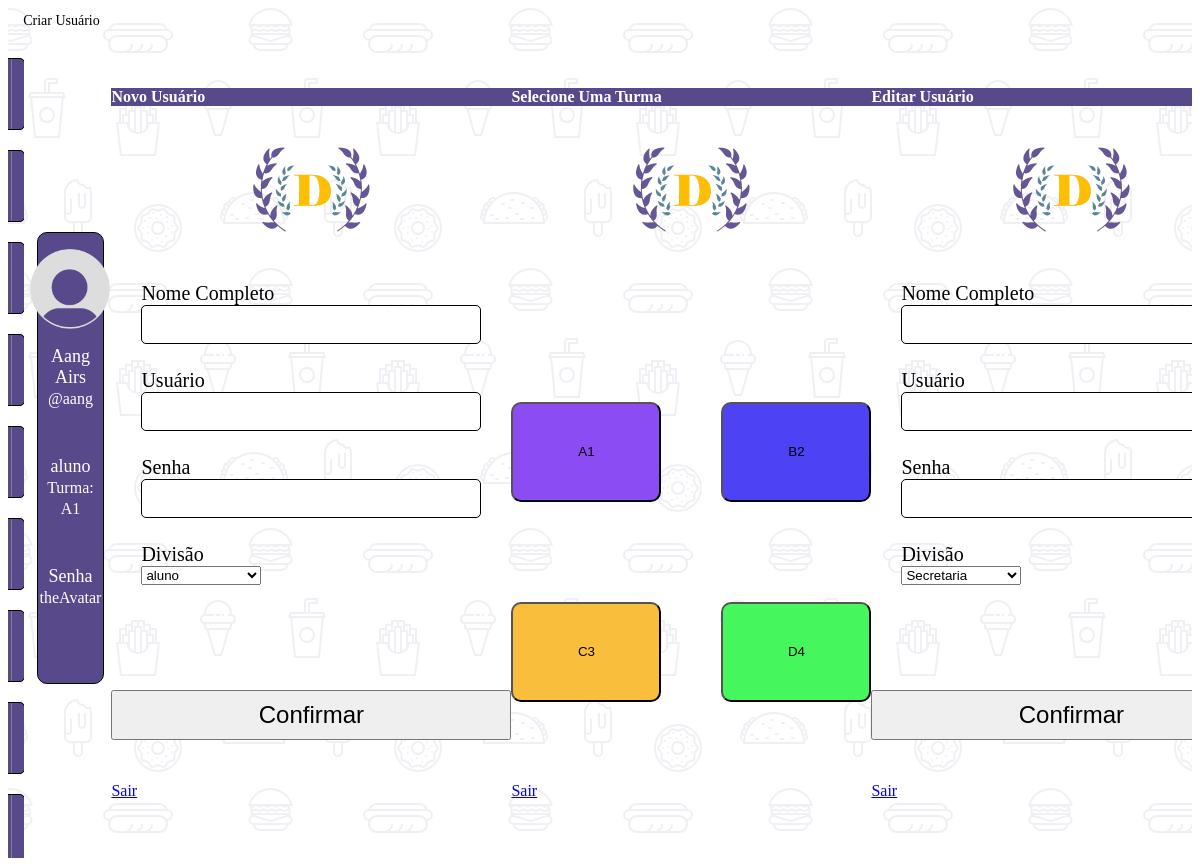
Screenshot of /secretaria/secretaria-listagem.php with the database file from the repository.
### tables this page shows
CREATE TABLE `tb_usuarios` (
  `usuario` varchar(30) NOT NULL,
  `senha` varchar(30) NOT NULL,
  `divisao` varchar(10) NOT NULL,
  `nome` varchar(60) NOT NULL
);

CREATE TABLE `tb_aluno` (
  `usuario` varchar(30) NOT NULL,
  `turma` char(2) NOT NULL
);

### secretaria/secretaria-listagem.php (the view, shortened to what this page needs)
<?php
  include "../database.php";
  if(isset($_GET['filter']) != '')
  {
    if ($_SESSION['filter'] == "usuario")
    {
      $_SESSION['filter'] = "nome";
      $filter = $_SESSION['filter'];
      header("Location: secretaria.php?pagina=secretaria-listagem");
    }
    else
    {
      $_SESSION['filter'] = "usuario";
      $filter = $_SESSION['filter'];
      header("Location: secretaria.php?pagina=secretaria-listagem");
    }
  }
  else
  {
    $filter = $_SESSION['filter'];
  }
  if(isset($_POST['search-user']) != '')
  {
    $search = "SELECT * FROM tb_usuarios WHERE $filter LIKE '{$_POST['search-user']}%' ORDER BY $filter ASC";
    $search_result = mysqli_query($conn, $search);
    $_SESSION['search-query'] = $_POST['search-user'];
  }
  else
  {
    if ($_SESSION['search-query'] == '')
    {
      $search = "SELECT * FROM tb_usuarios ORDER BY $filter ASC";
      $search_result = mysqli_query($conn, $search);
    }
    else
    {
      $search = "SELECT * FROM tb_usuarios WHERE $filter LIKE '{$_SESSION['search-query']}%' ORDER BY $filter ASC";
      $search_result = mysqli_query($conn, $search);
    }
  }
?>
<!DOCTYPE html>
<html lang="en">
<head>
  <link rel="stylesheet" href="styles/listagem.css">
</head>
<main>
  <div class="main-div">
    <div class="topside-div">
      <div class="buttons-div">
        <div class="button-create-div">
          <p>Criar Usuário</p>
          <a href='secretaria.php?pagina=secretaria-listagem&create=new_user'>
            <i class="fa-solid fa-user-plus"></i>
          </a>
        </div>
      </div>
    </div>
    <div class="bottomside-div">
      <div class="shard-div">
        <?php
          if (mysqli_num_rows($search_result) > 0)
          {
            while ($row = mysqli_fetch_assoc($search_result))
            {
              if ($row["divisao"] == "aluno")
              {
                $funcao_sql = "SELECT * FROM tb_aluno WHERE usuario = '{$row["usuario"]}'";
                $funcao_result = mysqli_query($conn, $funcao_sql);
                $funcao_row = mysqli_fetch_assoc($funcao_result);
                $string = "Turma: {$funcao_row["turma"]}";
              }
              else if ($row["divisao"] == "professor")
              {
                $funcao_sql = "SELECT * FROM tb_professor WHERE usuario = '{$row["usuario"]}'";
                $funcao_result = mysqli_query($conn, $funcao_sql);
                $funcao_row = mysqli_fetch_assoc($funcao_result);
                $string = "Especialização: {$funcao_row["especializacao"]}";
              }
              else
              {
                $funcao_sql = "SELECT * FROM tb_secretaria WHERE usuario = '{$row["usuario"]}'";
                $funcao_result = mysqli_query($conn, $funcao_sql);
                $funcao_row = mysqli_fetch_assoc($funcao_result);
                $string = "Cargo: {$funcao_row["cargo"]}";
              }
              if (isset($_GET['shard_card']) != '') {
                $shard_card = $_GET['shard_card'];
                $_SESSION['shard-card'] = $shard_card;
              }
              else {
                if (!$shard_card)
                {
                  if ($_SESSION['shard-card'])
                  {
                    $shard_card = $_SESSION['shard-card'];
                  }
                  else
                  {
                    $shard_card = "{$row["usuario"]}";
                  }
                }
              }
              echo "
                <div class='shard'>
                  <a href='secretaria.php?pagina=secretaria-listagem&shard_card={$row["usuario"]}'>
                    <div class='shard-link'>
                      <div class='shard-avatar'>
                        <img src='../imagens/perfil_vazio.png' alt='Avatar'>
                      </div>
                      <div class='shard-info'>
                        <div>
                          <p>{$row["nome"]}</p>
                          <p><span>@{$row["usuario"]}</span></p>
                        </div>
                          <p>{$string}</p>
                      </div>
                    </div>
                  </a>
                  <div class='shard-buttons'>
                    <a href='secretaria.php?pagina=secretaria-listagem&shard_card={$shard_card}&edit={$row["usuario"]}'>
                      <i class='fa-solid fa-pen-to-square'></i>
                    </a>
                    <a href='secretaria.php?pagina=secretaria-listagem&shard_card={$shard_card}&delete={$row["usuario"]}'>
                      <i class='fa-solid fa-trash'></i>
                    </a>
                  </div>
                </div>
              ";
            }
          }
        ?>
      </div>
      <div class="shard-card-div">
        <div class="shard-card">
          <div class="shard-card-avatar">
            <img src='../imagens/perfil_vazio.png' alt='Avatar'>
          </div>
          <div class="shard-card-info">
            <?php
              $card_usuario = $shard_card;
              $sql = "SELECT * FROM tb_usuarios WHERE usuario LIKE '{$card_usuario}'";
              $result = mysqli_query($conn, $sql);
              if (mysqli_num_rows($result) > 0)
              {
                while($row = mysqli_fetch_assoc($result))
                {
                  $card_nome = $row["nome"];
                  $card_divisao = $row["divisao"];
                  $card_senha = $row["senha"];
                  if ($row["divisao"] == "aluno")
                  {
                    $funcao_sql = "SELECT * FROM tb_aluno WHERE usuario = '{$row["usuario"]}'";
                    $funcao_result = mysqli_query($conn, $funcao_sql);
                    $funcao_row = mysqli_fetch_assoc($funcao_result);
                    $string = "Turma: {$funcao_row["turma"]}";
                  }
                }
              }
            ?>
            <div>
              <p>
              <?php echo "{$card_nome}"; ?>
              </p>
              <p>
                <span>@<?php echo "{$card_usuario}"; ?></span>
              </p>
            </div>
            <div>
              <p>
              <?php echo "{$card_divisao}"; ?>
              </p>
              <p>
                <span><?php echo "{$string}"; ?></span>
              </p>
            </div>
            <div>
              <p>
                Senha
              </p>
              <p>
                <span><?php echo "{$card_senha}"; ?></span>
              </p>
            </div>
          </div>
          <div class="shard-card-buttons">
          </div>
        </div>
      </div>
    </div>
  </div>
  <div class="modal" id="createModal">
    <div class="modal-dialog">
      <div class="modal-content">
        <div class="modal-header">
          <h4 class="modal-title">Novo Usuário</h4>
        </div>
        <div class="modal-body">
            <div class="logo-div">
              <img src="../imagens/logo-alt.png" alt="Logo">
            </div>
          <form method="POST">
            <div class="flex-div">
              <label> Nome Completo </label>
              <input type="text" name="txt-nome"  value="<?php echo "{$nome}"; ?>" maxlength="60" required="yes">
            </div>
            <div class="flex-div">
              <label> Usuário </label>
              <input type="text" name="txt-usuario"   value="<?php echo "{$usuario}"; ?>" maxlength="30" required="yes">
            </div>
            <div class="flex-div">
              <label> Senha </label>
              <input type="password" name="txt-senha"   value="<?php echo "{$senha}"; ?>" maxlength="30" required="yes">
            </div>
            <div class="flex-div">
              <label> Divisão </label>
              <select name="txt-divisao"  value="<?php echo "{$divisao}"; ?>">
                <option value="aluno">aluno</option>
              </select>
            </div>
            <div class="div-error">
            </div>
            <input type="submit" value="Confirmar" class="btn btn-success">
          </form>
        </div>
        <div class="modal-footer">
          <a href="secretaria.php?pagina=secretaria-listagem&shard_card=<?php echo "{$card_usuario}"; ?>" class="btn btn-danger">Sair</a>
        </div>
      </div>
    </div>
  </div>
  <div class="modal" id="turmaModal">
    <div class="modal-dialog">
      <div class="modal-content">
        <div class="modal-header">
          <h4 class="modal-title">Selecione Uma Turma <?php echo "{$usuario}"; ?></h4>
        </div>
        <div class="modal-body">
            <div class="logo-div">
              <img src="../imagens/logo-alt.png" alt="Logo">
            </div>
          <form method="POST" name="form_turma" class="form-turma">
            <div class="turma-grid">
              <input type="submit" name="txt-turma" value="A1">
              <input type="submit" name="txt-turma" value="B2">
              <input type="submit" name="txt-turma" value="C3">
              <input type="submit" name="txt-turma" value="D4">
            </div>
          </form>
        </div>
        <div class="modal-footer">
          <a href="secretaria.php?pagina=secretaria-listagem&shard_card=<?php echo "{$card_usuario}"; ?>" class="btn btn-danger">Sair</a>
        </div>
      </div>
    </div>
  </div>
  <div class="modal" id="editModal">
    <div class="modal-dialog">
      <div class="modal-content">
        <div class="modal-header">
          <h4 class="modal-title">Editar Usuário</h4>
        </div>
        <div class="modal-body">
            <div class="logo-div">
              <img src="../imagens/logo-alt.png" alt="Logo">
            </div>
          <form method="POST">
            <div class="flex-div">
              <label> Nome Completo </label>
              <input type="text" name="new-nome"  value="<?php echo "{$nome}"; ?>" maxlength="60" required="yes">
            </div>
            <div class="flex-div">
              <label> Usuário </label>
              <input type="text" name="new-usuario"   value="<?php echo "{$usuario}"; ?>" maxlength="30" required="yes">
            </div>
            <div class="flex-div">
              <label> Senha </label>
              <input type="password" name="new-senha" value="<?php echo "{$senha}"; ?>" maxlength="30" required="yes">
            </div>
            <div class="flex-div">
              <label> Divisão </label>
              <select name="new-divisao">
                <?php
                  if ($divisao == "aluno")
                  {
                    echo
                    "
                      <option value='aluno'>Aluno</option>
                      <option value='professor'>Professor</option>
                      <option value='secretaria'>secretaria</option>
                    ";
                  }
                  else
                  {
                    echo
                    "
                      <option value='secretaria'>Secretaria</option>
                      <option value='professor'>Professor</option>
                      <option value='aluno'>Aluno</option>
                    ";
                  }
                ?>
              </select>
            </div>
            <div class="div-error">
            </div>
            <input type="submit" value="Confirmar" class="btn btn-success">
          </form>
        </div>
        <div class="modal-footer">
          <a href="secretaria.php?pagina=secretaria-listagem&shard_card=<?php echo "{$card_usuario}"; ?>" class="btn btn-danger">Sair</a>
        </div>
      </div>
    </div>
  </div>
</main>
</html>

### secretaria/styles/listagem.css (style rules this page uses)
main { display: flex; justify-content: center; align-items: center; min-height: 100vh; overflow: hidden; }
.main-div { height: 95%; width: 95%; }
.topside-div { display: flex; align-items: center; height: 8%; }
.buttons-div { display: flex; flex: 1; height: 50px; }
.buttons-div a { text-decoration: none; }
.buttons-div i { display: flex; justify-content: center; align-items: center; width: 25px; height: 25px; font-size: 18px; color: black; }
.button-create-div { margin-left: 15px; display: flex; flex-direction: column; justify-content: center; align-items: center; width: 100px; height: 100%; }
.button-create-div p { margin: 0; font-size: 14px; }
.bottomside-div { display: flex; align-items: center; height: 92%; }
.shard-div { margin-right: 5px; flex: 2.5; height: 800px; overflow-y: scroll; }
.shard { margin-bottom: 20px; display: flex; width: 99%; height: 70px; border: 1px solid black; border-radius: 5px; background-color: #58498b; }
.shard a { display: flex; flex: 12; text-decoration: none; }
.shard-link { display: flex; width: 100%; }
.shard-info { margin-left: 10px; display: flex; flex-direction: column; justify-content: center; flex: 13; }
.shard-info p { margin: 0; display: inline-block; color: white; }
.shard-buttons { display: flex; justify-content: space-evenly; align-items: center; flex: 1; border-left: 1px solid gray; }
.shard-card-div { display: flex; justify-content: center; flex: 1; height: 95%; }
.shard-card { display: flex; flex-direction: column; width: 80%; height: 450px; border: 1px solid black; border-radius: 10px; background-color: #58498b; }
.shard-card-avatar { display: flex; justify-content: center; align-items: center; flex: 1.5; }
.shard-card-avatar img { width: 80px; object-fit: cover; }
.shard-card-info { display: flex; flex-direction: column; align-items: center; justify-content: space-between; text-align: center; flex: 3.5; }
.shard-card-info p { margin: 0; font-size: 18px; color: white; }
.shard-card-info span { font-size: 16px; color: white; }
.shard-card-buttons { display: flex; justify-content: space-evenly; align-items: center; flex: 1; }
.modal-header { background-color: #58498b; color: white; }
.modal-body form { display: flex; flex-direction: column; align-items: center; height: 500px; }
.logo-div { margin-bottom: 30px; display: flex; justify-content: center; }
.logo-div img { width: 125px; }
.flex-div { margin-bottom: 25px; display: flex; flex-direction: column; width: 85%; }
.flex-div label { font-size: 20px; }
.flex-div input { height: 35px; border: 1px solid black; border-radius: 5px; }
.flex-div select { width: 120px; }
.div-error { display: flex; justify-content: center; align-items: center; height: 50px; width: 200px; }
.modal-body input:nth-child(6) { margin-top: 30px; height: 50px; width: 400px; font-size: 24px; }
.form-turma { display: flex; justify-content: center; align-items: center; }
.turma-grid { display: grid; grid-template-columns: 1fr 1fr; column-gap: 60px; row-gap: 100px; margin-top: 40px; }
.turma-grid input { width: 150px; height: 100px; border-radius: 10px; }
.turma-grid input:nth-child(1) { background-color: #8c4cf3; }
.turma-grid input:nth-child(2) { background-color: #4e42f5; }
.turma-grid input:nth-child(3) { background-color: #fabe3d; }
.turma-grid input:nth-child(4) { background-color: #45f75d; }

### rows the page displays
tb_usuarios: nome "Aang Airs", usuario "aang", divisao "aluno", senha "theAvatar"
tb_aluno: turma "Turma: A1"
